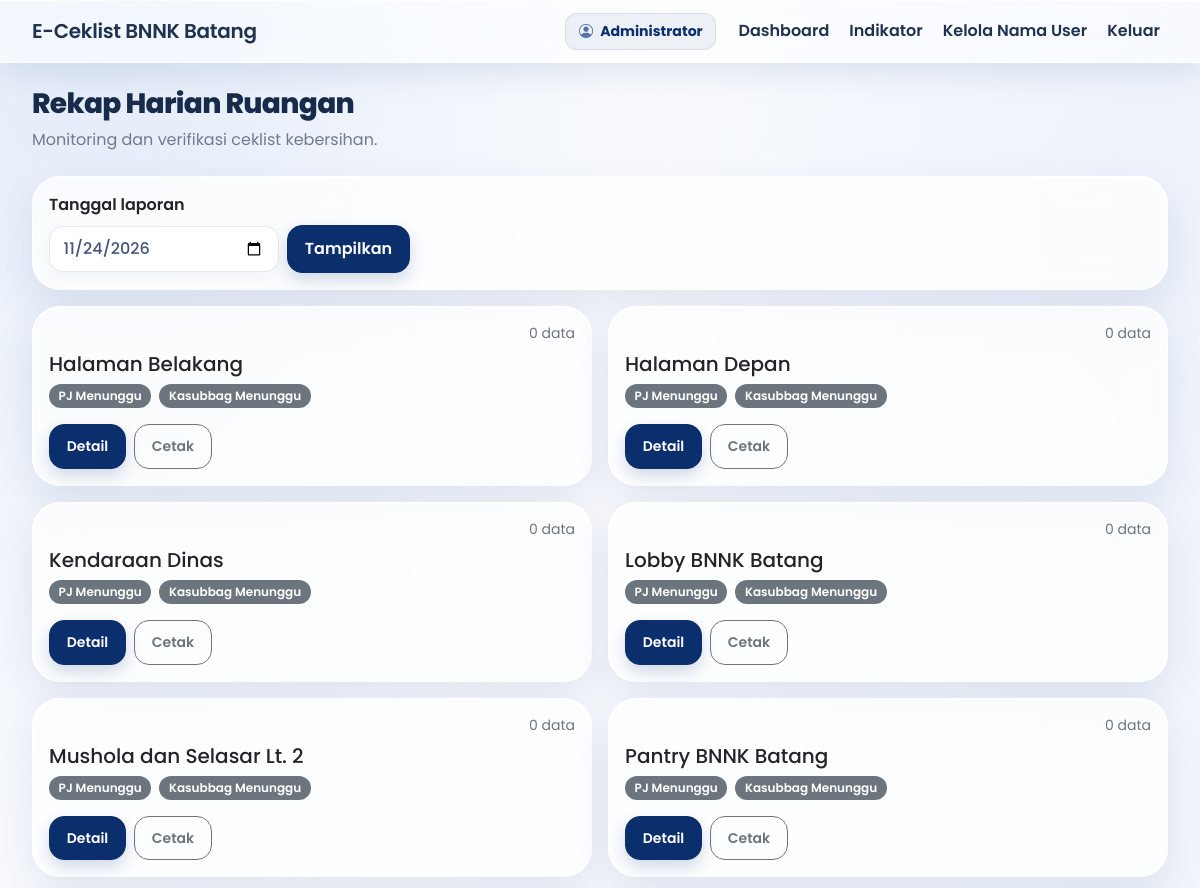
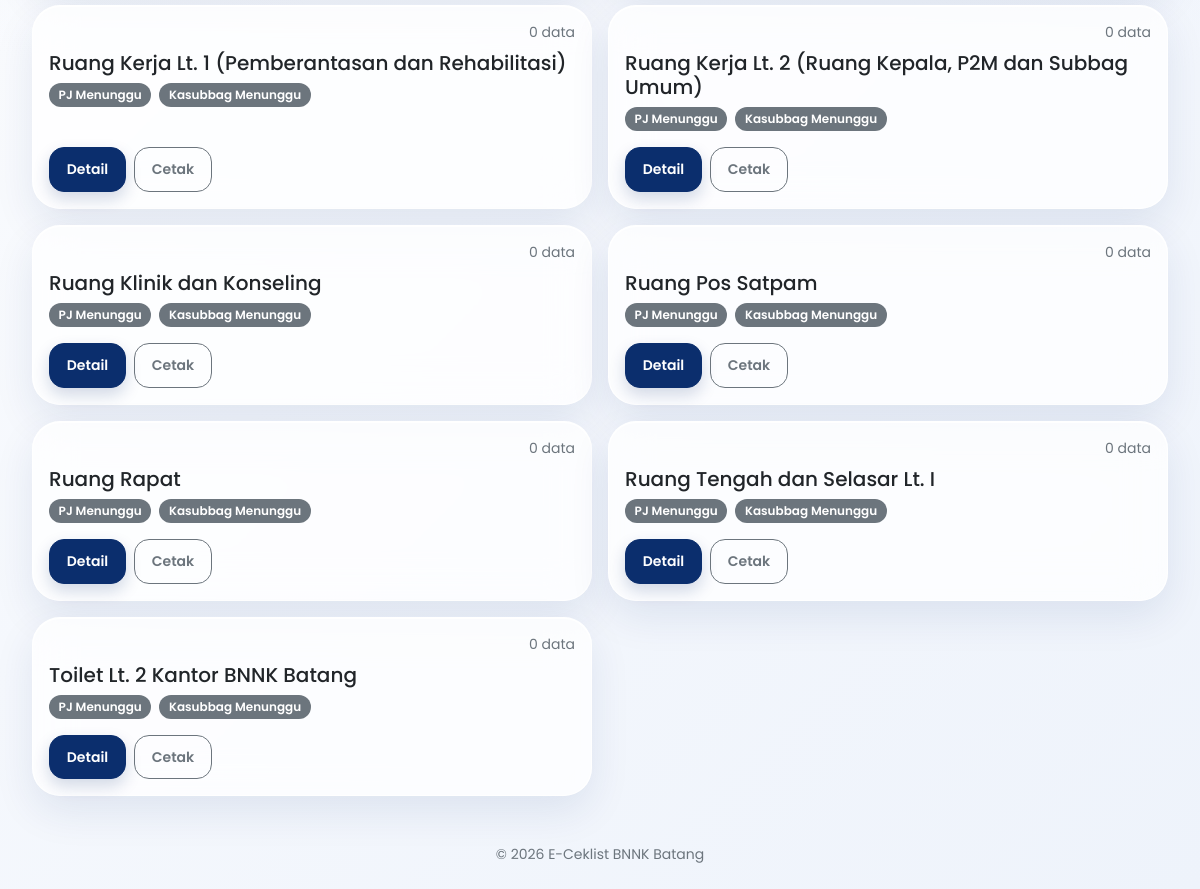
The page /verifikator/dashboard.php (signed in) on the database its author committed (2 pictures, top to bottom).
### tables this page shows
CREATE TABLE ruangan (
 id INT AUTO_INCREMENT PRIMARY KEY,
 kode_qr VARCHAR(60) NOT NULL UNIQUE,
 nama_ruangan VARCHAR(150) NOT NULL
);

### config/koneksi.php (called while the page is built, shortened)
<?php
function e($value): string {
    return htmlspecialchars((string)($value ?? ''), ENT_QUOTES, 'UTF-8');
}
function base_url(string $path = ''): string {
    $script = str_replace('\\', '/', $_SERVER['SCRIPT_NAME'] ?? '/e-ceklist/index.php');
    $root = preg_replace('~/(auth|petugas|verifikator|admin|laporan)/.*$~', '', $script);
    $root = rtrim($root, '/');
    return ($root ?: '') . '/' . ltrim($path, '/');
}
function stmt_rows(mysqli_stmt $stmt): array {
    $result = $stmt->get_result();
    return $result ? $result->fetch_all(MYSQLI_ASSOC) : [];
}

### verifikator/dashboard.php (the view, shortened to what this page needs)
<?php
require_once __DIR__.'/../config/koneksi.php';require_role(['pj_sarpras','kasubbag_umum','admin']);
$date=$_GET['tanggal']??date('Y-m-d');if(!preg_match('/^\d{4}-\d{2}-\d{2}$/',$date))$date=date('Y-m-d');
$s=$conn->prepare("SELECT r.id,r.nama_ruangan,h.id ceklist_id,h.verif_pj_sarpras,h.verif_kasubbag,COUNT(d.id) jumlah FROM ruangan r LEFT JOIN ceklist_harian h ON h.ruangan_id=r.id AND h.tanggal=? LEFT JOIN ceklist_detail d ON d.ceklist_harian_id=h.id GROUP BY r.id,h.id ORDER BY r.nama_ruangan");
$s->bind_param('s',$date);$s->execute();$rows=stmt_rows($s);$page_title='Rekap Verifikasi';include __DIR__.'/../includes/header.php';
?>
<div class="d-flex flex-wrap justify-content-between align-items-center mb-4"><div><h1 class="h3 page-heading">Rekap Harian Ruangan</h1><p class="muted mb-0">Monitoring dan verifikasi ceklist kebersihan.</p></div></div>
<form class="card p-3 mb-3 rekap-date-form" method="get"><label class="form-label fw-semibold">Tanggal laporan</label><div class="d-flex flex-wrap gap-2 align-items-center"><input class="form-control" type="date" name="tanggal" value="<?= e($date) ?>"><button class="btn btn-primary">Tampilkan</button></div></form>
<div class="row g-3"><?php foreach($rows as $r): ?><div class="col-12 col-md-6"><div class="card p-3 h-100"><div class="d-flex justify-content-end"><span class="small text-secondary"><?= (int)$r['jumlah'] ?> data</span></div><h2 class="h5 mt-2"><?= e($r['nama_ruangan']) ?></h2><div class="d-flex gap-2 flex-wrap mb-3"><span class="badge <?= $r['verif_pj_sarpras']?'text-bg-success':'text-bg-secondary' ?>">PJ <?= $r['verif_pj_sarpras']?'Terverifikasi':'Menunggu' ?></span><span class="badge <?= $r['verif_kasubbag']?'text-bg-success':'text-bg-secondary' ?>">Kasubbag <?= $r['verif_kasubbag']?'Terverifikasi':'Menunggu' ?></span></div><div class="mt-auto d-flex gap-2"><a class="btn btn-primary btn-sm" href="<?= e(base_url('verifikator/detail_ceklist.php?ruangan='.$r['id'].'&tanggal='.$date)) ?>">Detail</a><a class="btn btn-outline-secondary btn-sm" target="_blank" href="<?= e(base_url('laporan/cetak_formulir.php?ruangan='.$r['id'].'&tanggal='.$date.'&from=dashboard')) ?>">Cetak</a></div></div></div><?php endforeach; ?></div>
<?php include __DIR__.'/../includes/footer.php'; ?>

### includes/header.php (style rules this page uses)
:root { --violet:#0B2E6D;--violet-dark:#082454;--ink:#17243b;--muted:#6f7b91;--line:rgba(255,255,255,.92);--glass:rgba(255,255,255,.76) }
* { box-sizing:border-box }
body { min-height:100vh;color:var(--ink);font-family:'Poppins',sans-serif;background:radial-gradient(ellipse at 8% 0%,#e3ebf8 0,transparent 38%),radial-gradient(ellipse at 96% 12%,#edf2fb 0,transparent 34%),linear-gradient(135deg,#ffffff 0%,#f5f8fd 52%,#eef3fb 100%);background-attachment:fixed }
.card { background:var(--glass);backdrop-filter:blur(20px);-webkit-backdrop-filter:blur(20px);border:1px solid var(--line);border-radius:28px;box-shadow:0 16px 42px rgba(11,46,109,.09),inset 0 1px 0 #fff }
.btn { border-radius:15px;font-weight:600;padding:.68rem 1.05rem;transition:transform .18s,box-shadow .18s }
.btn-primary { background:var(--violet);border-color:var(--violet);box-shadow:0 7px 16px rgba(11,46,109,.18) }
.form-control,.form-select { border:1px solid rgba(125,125,165,.15);border-radius:15px;background:rgba(255,255,255,.78);padding:.76rem .95rem }
.page-heading { font-weight:750;letter-spacing:-.65px;color:#172b4b }
.muted { color:var(--muted) }
.badge { border-radius:999px;padding:.5em .8em;font-weight:600 }

### verifikator/dashboard.php (style rules this page uses)
.rekap-date-form { padding:16px 18px }
.rekap-date-form .form-control { max-width:230px }
.rekap-date-form .form-control[type=date] { padding:.62rem .85rem;border-radius:14px;background:rgba(255,255,255,.82);border:1px solid rgba(11,46,109,.10);color:#425579;font-weight:500;box-shadow:0 5px 16px rgba(11,46,109,.04) }

### rows shown on the page
ruangan: jumlah "0", nama_ruangan "Halaman Belakang"
ruangan: jumlah "0", nama_ruangan "Halaman Depan"
ruangan: jumlah "0", nama_ruangan "Kendaraan Dinas"
ruangan: jumlah "0", nama_ruangan "Lobby BNNK Batang"
ruangan: jumlah "0", nama_ruangan "Mushola dan Selasar Lt. 2"
ruangan: jumlah "0", nama_ruangan "Pantry BNNK Batang"
ruangan: jumlah "0", nama_ruangan "Ruang Kerja Lt. 1 (Pemberantasan dan Rehabilitasi)"
ruangan: jumlah "0", nama_ruangan "Ruang Kerja Lt. 2 (Ruang Kepala, P2M dan Subbag Umum)"
ruangan: jumlah "0", nama_ruangan "Ruang Klinik dan Konseling"
ruangan: jumlah "0", nama_ruangan "Ruang Pos Satpam"
ruangan: jumlah "0", nama_ruangan "Ruang Rapat"
ruangan: jumlah "0", nama_ruangan "Ruang Tengah dan Selasar Lt. I"
ruangan: jumlah "0", nama_ruangan "Toilet Lt. 2 Kantor BNNK Batang"

### other values the page prints
$_SESSION['user']['nama_lengkap'] "Administrator"
